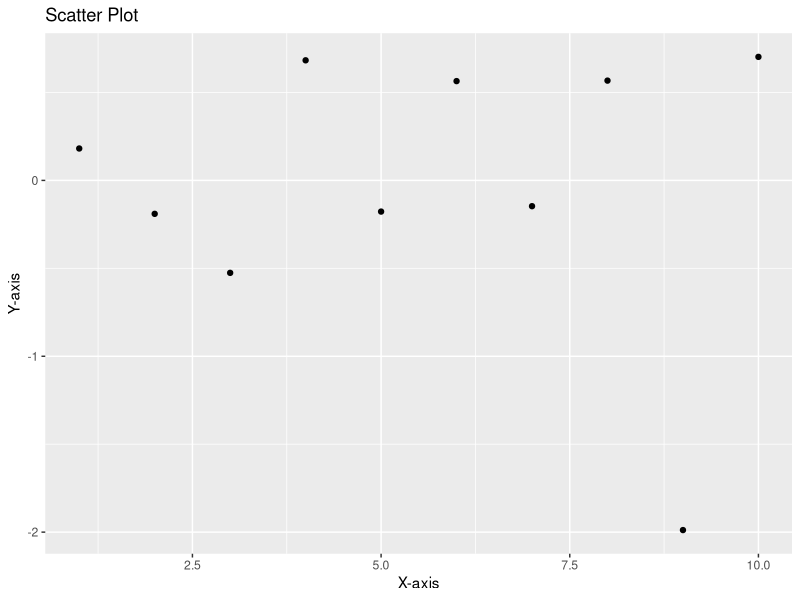
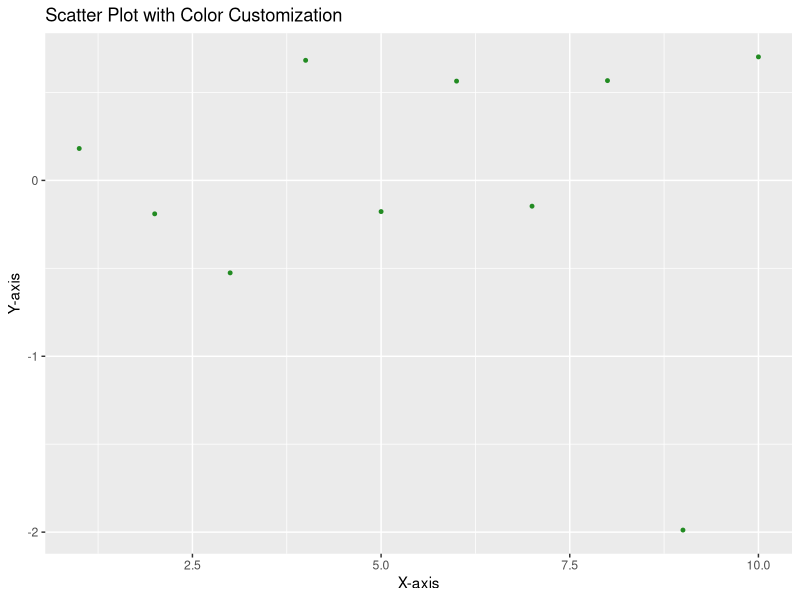
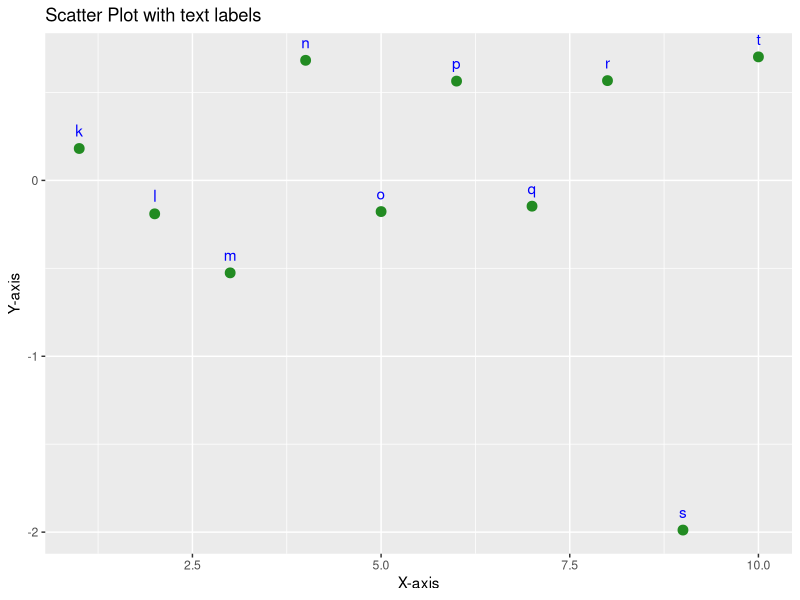
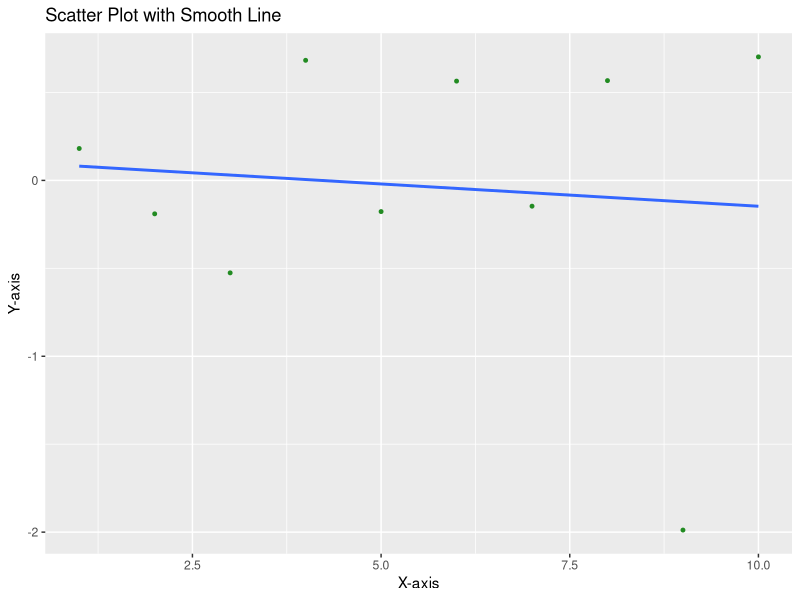
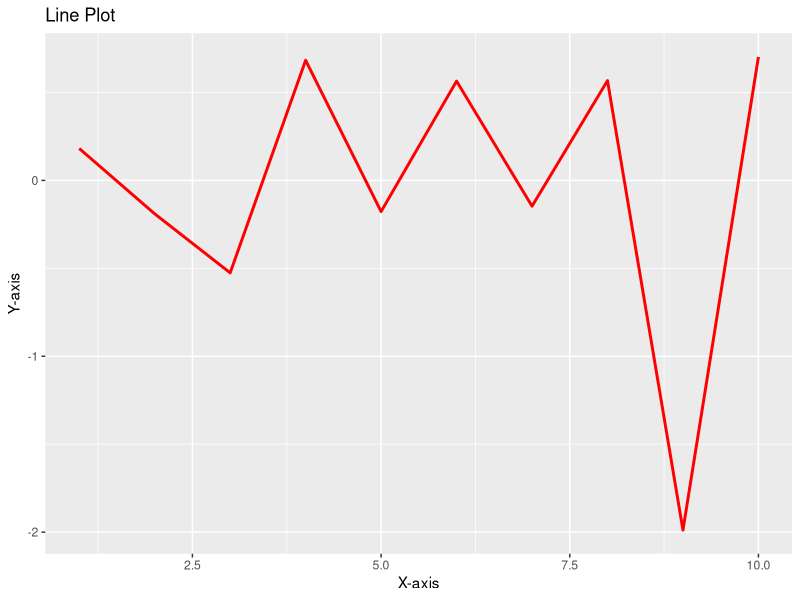
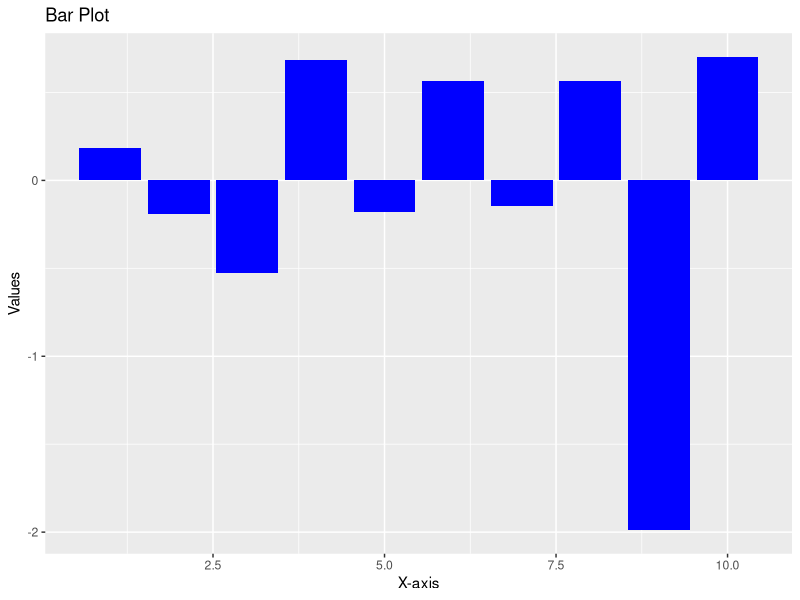

Recreate these plots in R, in order.
#Step1:
# Install necessary package
install.packages("ggplot2")
# Load the necessary package(s)
library(ggplot2)
#Step2: 
# Create a sample data frame in wide format
data <- data.frame(
  a = 1:10,
  b = rnorm(10),
  label = letters[11:20]
)
# print data
print(data)
#Step3:
#3.1.1. Create a scatter plot
ggplot(data = data, aes(x = a, y = b)) +
  geom_point() +
  labs(title = "Scatter Plot", x = "X-axis", y = "Y-axis")
#Step3:
#3.1.2. Create a scatter plot with color customizations 
ggplot(data = data, aes(x = a, y = b)) +
  geom_point(color = "forestgreen", size = 1) +
  labs(title = "Scatter Plot with Color Customization", x = "X-axis", y = "Y-axis")
#Step3:
#3.1.2. Create a scatter plot with text labels and colors
ggplot(data = data, aes(x = a, y = b)) +
  geom_point(color = "forestgreen", size = 3) +
  geom_text(aes(label = label), vjust = -1, color = "blue")+
  labs(title = "Scatter Plot with text labels", x = "X-axis", y = "Y-axis")
#Step3:
## 3.1.4 Create a scatter plot with customizations & a smooth line
ggplot(data = data, aes(x = a, y = b)) +
  geom_point(color = "forestgreen", size = 1) +
  geom_smooth(method = "lm", se = FALSE) +
  labs(title = "Scatter Plot with Smooth Line", x = "X-axis", y = "Y-axis")


#Step3:
#3.2. Create a line plot & with customizations 
ggplot(data = data, aes(x = a, y = b)) +
  geom_line(color = "red", size = 1) +
  labs(title = "Line Plot", x = "X-axis", y = "Y-axis")

#Step3:
#3.3. Create a bar plot & with customizations
ggplot(data = data, aes(x = a, y = b)) +
  geom_bar(stat = "identity", fill = "blue") + 
  labs(title = "Bar Plot", x = "X-axis", y = "Values")
